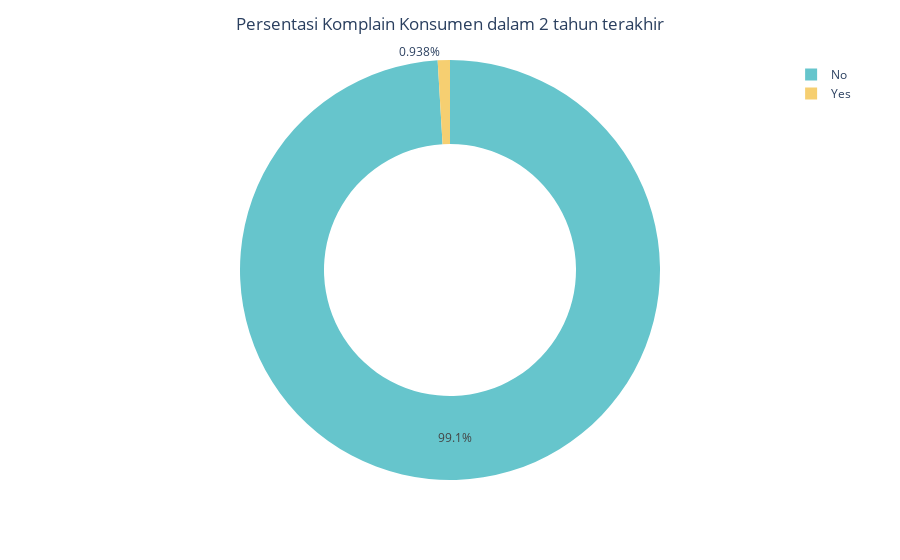

Notebook code for this chart:
### Code cell
counts = df.Complain.map({0:"No", 1:"Yes"}).value_counts()

fig = px.pie(values=counts.values, names=counts.index, hole=0.6,
             color_discrete_sequence=px.colors.qualitative.Pastel)
fig.update_layout(title_text='Persentasi Komplain Konsumen dalam 2 tahun terakhir', title_x=0.5)

### Figure 1 — Plotly figure (JSON) as saved in the notebook; plotly's stock layout.template omitted (floating-point values rounded to 4 significant figures)
{"data": [{"domain": {"x": [0, 1], "y": [0, 1]}, "hole": 0.6, "hovertemplate": "label=%{label}<br>value=%{value}<extra></extra>", "labels": ["No", "Yes"], "legendgroup": "", "name": "", "showlegend": true, "type": "pie", "values": [2219, 21]}], "layout": {"legend": {"tracegroupgap": 0}, "margin": {"t": 60}, "piecolorway": ["rgb(102, 197, 204)", "rgb(246, 207, 113)", "rgb(248, 156, 116)", "rgb(220, 176, 242)", "rgb(135, 197, 95)", "rgb(158, 185, 243)", "rgb(254, 136, 177)", "rgb(201, 219, 116)", "rgb(139, 224, 164)", "rgb(180, 151, 231)", "rgb(179, 179, 179)"], "title": {"text": "Persentasi Komplain Konsumen dalam 2 tahun terakhir", "x": 0.5}}}
